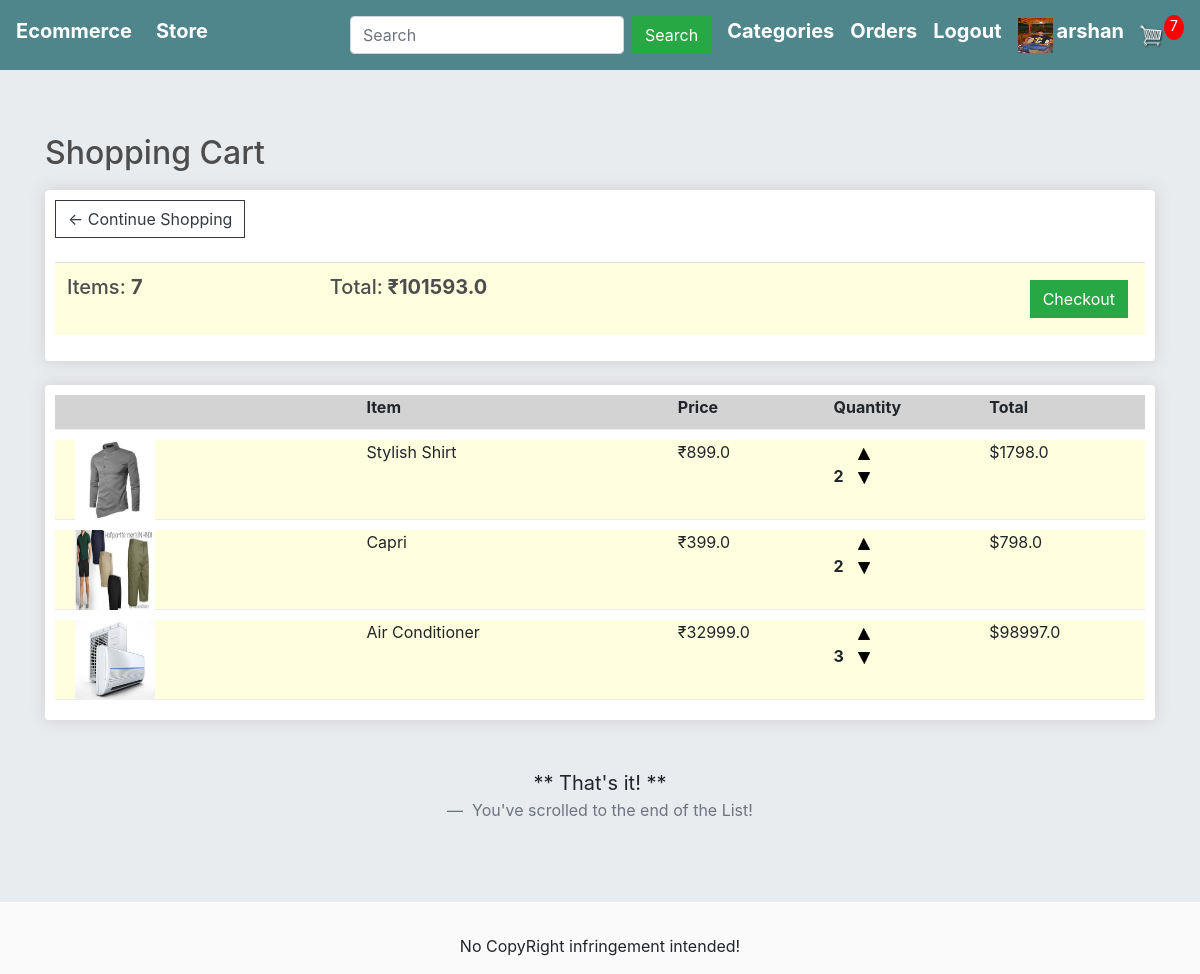
The app's page /cart/ (signed in) with its own data.
### accounts/models.py (models this page shows, shortened)
class Profile(models.Model):
    user = models.OneToOneField(User,on_delete=models.CASCADE)
    dob = models.DateField(null=True,blank=True)
    photo = models.ImageField(null=True,blank=True)

### store/models.py (models this page shows, shortened)
class OrderItem(models.Model):
    user = models.ForeignKey(User, on_delete=models.CASCADE, null=True, blank=False)
    product = models.ForeignKey(Product, on_delete=models.CASCADE, null=True, blank=False)
    date_ordered = models.DateTimeField(auto_now_add=True)
    quantity = models.IntegerField(default=0, blank=True, null=True)
    @property
    def get_total(self):
        total = self.product.price * self.quantity
        return total

class Product(models.Model):
    category = models.ManyToManyField(ProductCategories)
    name = models.CharField(max_length=100, blank=False, name=False)
    price = models.FloatField(blank=False, null=False)
    image = models.FileField(null=True, blank=True)
    description = models.TextField(null=True, blank=True)
    @property
    def get_imageURL(self):
        try:
            url = self.image.url
        except:
            url = ''
        return url

### store/views.py (the view)
# urls.py: path('cart/',views.cart,name='cart'),
def cart(request):
    items = []
    total_cost_cart = 0
    total_item_cart = 0
    if request.user.is_authenticated:
        items = OrderItem.objects.filter(user=request.user)
        for item in items:
            total_item_cart += item.quantity
        for item in items:
            total_cost_cart += item.get_total
    if total_item_cart == 0:
        check = False
    else:
        check = True
    product_categories = ProductCategories.objects.all()
    context = {
        'items': items,
        'total_item_cart': total_item_cart,
        'total_cost_cart': total_cost_cart,
        'check': check,
        'product_categories': product_categories,
    }
    return render(request, 'store/cart.html', context)

### store/templates/store/cart.html (shortened to what this page needs)
{% extends 'store/main.html' %}
{% load static %}
{% block content %}
	{% if total_item_cart %}
		<h2>Shopping Cart</h2>
	{% else %}
		<h2>Your Shopping Cart is empty !!</h2>
	{% endif %}
	<div class="row">
		<div class="col-lg-12">
			<div class="box-element">
				<a  class="btn btn-outline-dark" href="{% url 'store' %}">&#x2190; Continue Shopping</a>
				<br>
				<br>
				<table class="table" style="background-color: lightyellow">
					<tr>
						<th><h5>Items: <strong>{{total_item_cart}}</strong></h5></th>
						<th><h5>Total:<strong> &#8377;{{total_cost_cart}}</strong></h5></th>
						<th>
							{% if check %}
								<a  style="float:right; margin:5px;" class="btn btn-success" href="{% url 'checkout' %}">Checkout</a>
							{% endif %}
						</th>
					</tr>
				</table>
			</div>
			<br>
			{% if request.user.is_authenticated %}
				<div class="box-element">
						<div class="cart-row" style="background-color: lightgray">
							<div style="flex:2"></div>
							<div style="flex:2"><strong>Item</strong></div>
							<div style="flex:1"><strong>Price</strong></div>
							<div style="flex:1"><strong>Quantity</strong></div>
							<div style="flex:1"><strong>Total</strong></div>
						</div>
					{% for item in items %}
						<div class="cart-row" style="background-color: lightyellow; height: 80px">
							<div style="flex:2"><a href="{% url 'item_detail' item.product.id %}"><img class="row-image" src="{{item.product.get_imageURL}}" style="width: 80px; height: 80px;margin-left: 20px"></a></div>
							<div style="flex:2"><p>{{item.product.name}}</p></div>
							<div style="flex:1"><p>&#8377;{{item.product.price}}</p></div>
							<div style="flex:1">
								<p class="quantity">{{item.quantity}}</p>
								<div class="quantity">
                                    <a href="{% url 'update_item' item.product.id "add" 1%}"> <img src="{% static  'images/arrow-up.png' %}" alt="Inc Item" style="width:12px;height:12px;"> </a>
                                <br>
                                <a href="{% url 'update_item' item.product.id "remove" 1%}"> <img src="{% static  'images/arrow-down.png' %}" alt="Dec Item" style="width:12px;height:12px;"> </a>
								</div>
							</div>
							<div style="flex:1"><p>${{item.get_total}}</p></div>
						</div>
					{% endfor %}
				</div>
			{% endif %}
		</div>
	</div>
	<br><br>
	<blockquote class="blockquote text-center">
		<p class="mb-0">** That's it! **</p>
		<footer class="blockquote-footer"> You've scrolled to the end of the List!</footer>
	</blockquote>
{% endblock content %}

### store/templates/store/main.html (shortened to what this page needs)
<!DOCTYPE html>
{% load static %}
<html>
<head>
	<link rel="stylesheet" href="https://stackpath.bootstrapcdn.com/bootstrap/4.4.1/css/bootstrap.min.css">
	<link rel="stylesheet" href="https://maxcdn.bootstrapcdn.com/bootstrap/4.0.0/css/bootstrap.min.css">
	<link rel="stylesheet" href="https://cdnjs.cloudflare.com/ajax/libs/font-awesome/5.14.0/css/all.min.css" />
	<link rel="stylesheet" type="text/css" href="{% static 'store/css/main.css' %}">
</head>
<body>
	<nav class="navbar navbar-expand-lg navbar-dark bg-dark">
	  <h5><strong><a class="navbar-brand" href="{% url 'store' %}" style="color: white">Ecommerce</a></strong></h5>
	  <div class="collapse navbar-collapse" id="navbarSupportedContent">
	    <ul class="navbar-nav mr-auto">
	      <li class="nav-item active">
	        <h5><strong><a class="nav-link" href="{% url 'store' %}" style="color: white">Store <span class="sr-only">(current)</span></a></strong></h5>
	      </li>
	    </ul>
	    <div class="form-inline my-2 my-lg-0">
	    	<form method="get" action="{% url 'search' %}" class="form-inline my-2 my-lg-0">
					<input type="search" name="search" aria-label="Search" placeholder="Search" class="form-control mr-sm-2">
					<button class="btn btn-success my-2 mr-sm-3" type="submit">Search</button>
			</form>
			<div class="dropdown mr-sm-3">
					  <h5><strong><a style="color: white">Categories</a></strong></h5>
			</div>
	    	{% if request.user.is_authenticated %}
	     		<h5 class="mr-sm-3"><strong><a href="{% url 'order_details' %}" style="color: white">Orders</a></strong></h5>
	     		<h5 class="mr-sm-3"><strong><a href="{% url 'user_logout' %}" style="color: white">Logout</a></strong></h5>
	     		{% if request.user.profile.photo %}
					<a href="{% url 'profilepage' username=user.username %}"><img class="mr-sm-1" src="{{ request.user.profile.photo.url }}" width="35" height="35"></a>
				{% else %}
					<a href="{% url 'profilepage' username=user.username %}"><img class="mr-sm-1" src="/static/images/default.png" width="35" , height="35"></a>
				{% endif %}
		    	<h5><strong><a href="{% url 'profilepage' username=request.user.username %}" style="color: white">{{request.user.username}}</a></strong></h5>
	     	{% else %}
	     		<h5 class="mr-sm-3"><strong><a href="{% url 'user_login' %}" style="color: white">Login</a></strong></h5>
	     		<div>
		     		<h5 class="mr-sm-3"><strong><a href="{% url 'register' %}" style="color: white">SignUp</a></strong></h5>
	     		</div>
	     	{% endif %}
	     	<a href="{% url 'cart' %}">
	    		<img  id="cart-icon" src="{% static 'images/cart.png' %}">
	    	</a>
	    	<p id="cart-total">{{total_item_cart}}</p>
	    </div>
	  </div>
	</nav>
	<div class="jumbotron jumbotron-fluid">
		<div class="container container-fluid">
			{% block content %}
			{% endblock %}
		</div>
	</div>
	<footer class="footer">
		<p style="text-align: center;">No CopyRight infringement intended!</p>
	</footer>
</body>
</html>

### static/store/css/main.css (style rules this page uses)
body { background-color: hsl(0, 0%, 98%); }
h1,h2,h3,h4,h5,h6 { color:hsl(0, 0%, 30%); }
.box-element { box-shadow:hsl(0, 0%, 80%) 0 0 16px; background-color: #fff; border-radius: 4px; padding: 10px; }
.bg-dark { background-color: #4f868c!important; }
#cart-icon { width:25px; display: inline-block; margin-left: 15px; }
#cart-total { display: block; text-align: center; color:#fff; background-color: red; width: 20px; height: 25px; border-radius: 50%; font-size: 14px; }
.col-lg-4, .col-lg-6, .col-lg-8, .col-lg-12 { margin-top: 10px; }
.btn { border-radius: 0; }
.row-image { width: 100px; }
.cart-row { display: flex; align-items: flex-stretch; padding-bottom: 10px; margin-bottom: 10px; border-bottom: 1px solid #ececec; }
.quantity { display: inline-block; font-weight: 700; padding-right:10px; }

### store/templates/store/main.html (style rules this page uses)
.dropdown { position: relative; display: inline-block; }

### records on screen
OrderItem: product.get_imageURL (picture), product.name "Stylish Shirt", product.price "899.0", quantity "2", get_total "1798.0"
OrderItem: product.get_imageURL (picture), product.name "Capri", product.price "399.0", quantity "2", get_total "798.0"
OrderItem: product.get_imageURL (picture), product.name "Air Conditioner", product.price "32999.0", quantity "3", get_total "98997.0"

### other values on screen
{{ request.user.username }} "arshan"
{{ total_item_cart }} "7"
{{ total_cost_cart }} "101593.0"
